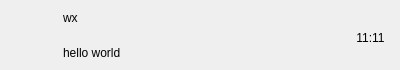
<?xml version="1.0" encoding="UTF-8"?>
<ui version="4.0">
 <class>ChatUserWid</class>
 <widget class="QWidget" name="ChatUserWid">
  <property name="geometry">
   <rect>
    <x>0</x>
    <y>0</y>
    <width>400</width>
    <height>70</height>
   </rect>
  </property>
  <property name="minimumSize">
   <size>
    <width>0</width>
    <height>70</height>
   </size>
  </property>
  <property name="maximumSize">
   <size>
    <width>16777215</width>
    <height>70</height>
   </size>
  </property>
  <property name="windowTitle">
   <string>Form</string>
  </property>
  <layout class="QHBoxLayout" name="horizontalLayout">
   <property name="spacing">
    <number>5</number>
   </property>
   <property name="leftMargin">
    <number>6</number>
   </property>
   <property name="topMargin">
    <number>2</number>
   </property>
   <property name="rightMargin">
    <number>6</number>
   </property>
   <property name="bottomMargin">
    <number>2</number>
   </property>
   <item>
    <widget class="QWidget" name="icon_wid" native="true">
     <property name="minimumSize">
      <size>
       <width>50</width>
       <height>50</height>
      </size>
     </property>
     <property name="maximumSize">
      <size>
       <width>50</width>
       <height>50</height>
      </size>
     </property>
     <layout class="QHBoxLayout" name="horizontalLayout_2">
      <property name="spacing">
       <number>0</number>
      </property>
      <property name="leftMargin">
       <number>0</number>
      </property>
      <property name="topMargin">
       <number>0</number>
      </property>
      <property name="rightMargin">
       <number>0</number>
      </property>
      <property name="bottomMargin">
       <number>0</number>
      </property>
      <item>
       <widget class="QLabel" name="icon_lb">
        <property name="minimumSize">
         <size>
          <width>45</width>
          <height>45</height>
         </size>
        </property>
        <property name="maximumSize">
         <size>
          <width>45</width>
          <height>45</height>
         </size>
        </property>
        <property name="text">
         <string/>
        </property>
       </widget>
      </item>
     </layout>
    </widget>
   </item>
   <item>
    <widget class="QWidget" name="user_info_wid" native="true">
     <layout class="QVBoxLayout" name="verticalLayout">
      <property name="spacing">
       <number>7</number>
      </property>
      <property name="leftMargin">
       <number>2</number>
      </property>
      <property name="topMargin">
       <number>2</number>
      </property>
      <property name="rightMargin">
       <number>2</number>
      </property>
      <property name="bottomMargin">
       <number>2</number>
      </property>
      <item>
       <widget class="QLabel" name="user_name_lb">
        <property name="text">
         <string>wx</string>
        </property>
       </widget>
      </item>
      <item>
       <widget class="QLabel" name="user_chat_lb">
        <property name="text">
         <string>hello world</string>
        </property>
       </widget>
      </item>
     </layout>
    </widget>
   </item>
   <item>
    <widget class="QWidget" name="time_wid" native="true">
     <property name="minimumSize">
      <size>
       <width>50</width>
       <height>50</height>
      </size>
     </property>
     <property name="maximumSize">
      <size>
       <width>50</width>
       <height>50</height>
      </size>
     </property>
     <widget class="QLabel" name="time_lb">
      <property name="geometry">
       <rect>
        <x>0</x>
        <y>20</y>
        <width>53</width>
        <height>15</height>
       </rect>
      </property>
      <property name="text">
       <string>11:11</string>
      </property>
      <property name="alignment">
       <set>Qt::AlignCenter</set>
      </property>
     </widget>
    </widget>
   </item>
  </layout>
 </widget>
 <resources/>
 <connections/>
</ui>
